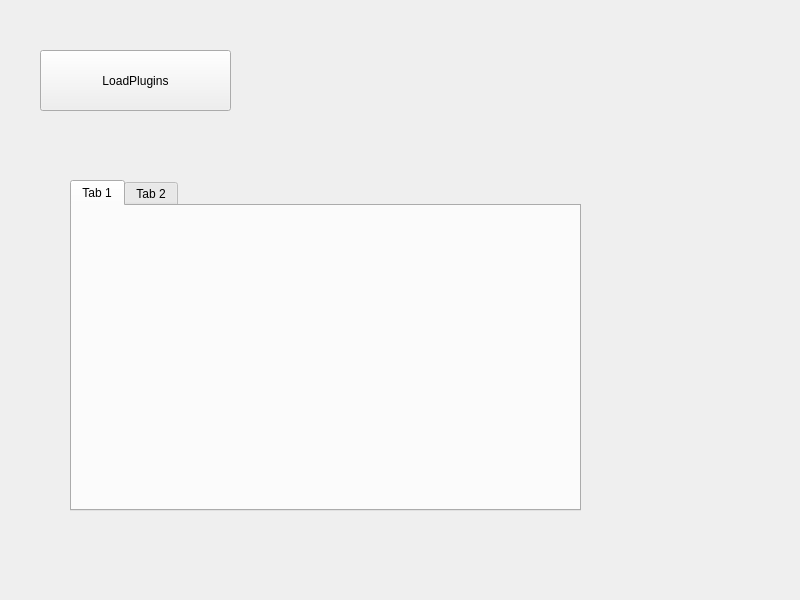
<?xml version="1.0" encoding="UTF-8"?>
<ui version="4.0">
 <class>Widget</class>
 <widget class="QWidget" name="Widget">
  <property name="geometry">
   <rect>
    <x>0</x>
    <y>0</y>
    <width>800</width>
    <height>600</height>
   </rect>
  </property>
  <property name="windowTitle">
   <string>Widget</string>
  </property>
  <widget class="QPushButton" name="pushButton">
   <property name="geometry">
    <rect>
     <x>40</x>
     <y>50</y>
     <width>191</width>
     <height>61</height>
    </rect>
   </property>
   <property name="text">
    <string>LoadPlugins</string>
   </property>
  </widget>
  <widget class="QTabWidget" name="tabWidget">
   <property name="geometry">
    <rect>
     <x>70</x>
     <y>180</y>
     <width>511</width>
     <height>331</height>
    </rect>
   </property>
   <widget class="QWidget" name="tab">
    <attribute name="title">
     <string>Tab 1</string>
    </attribute>
   </widget>
   <widget class="QWidget" name="tab_2">
    <attribute name="title">
     <string>Tab 2</string>
    </attribute>
   </widget>
  </widget>
 </widget>
 <resources/>
 <connections/>
</ui>
